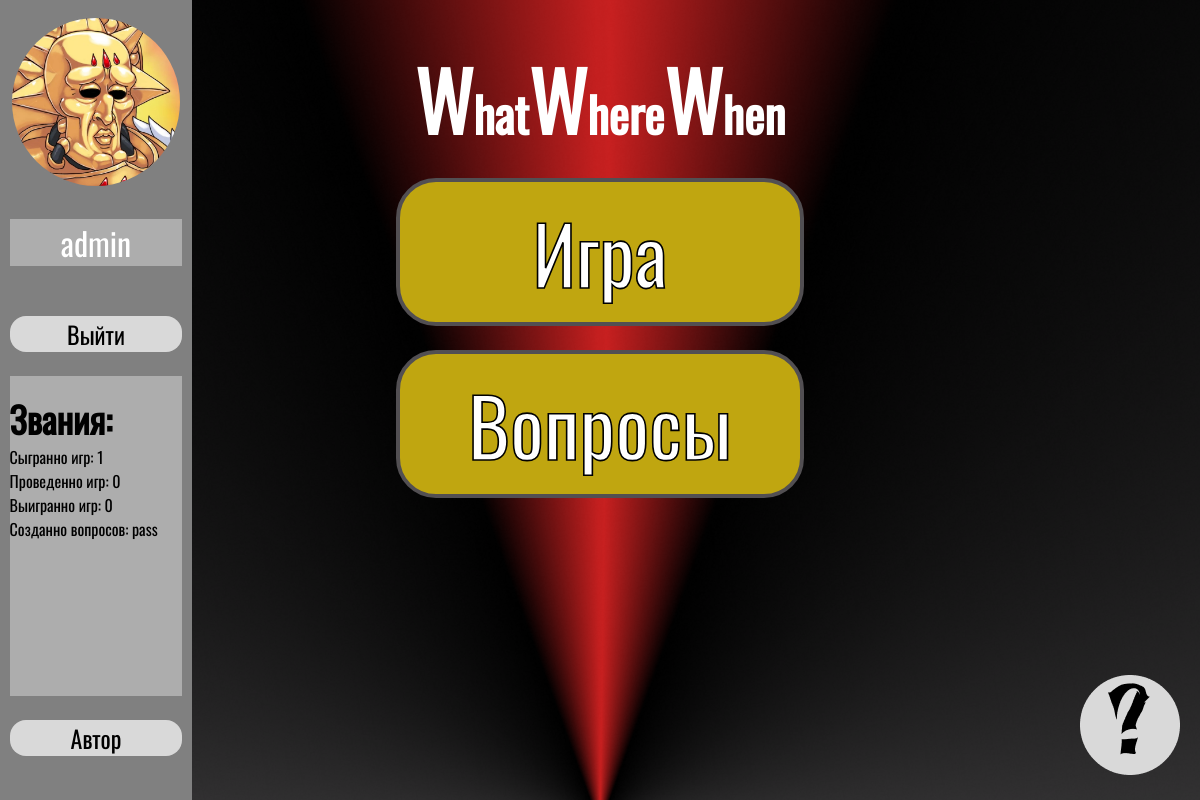
/ (signed in), run on the app's committed database.
### registration/models.py (models this page shows, shortened)
class Users(AbstractBaseUser, PermissionsMixin):
    ID = models.BigAutoField(primary_key=True)
    login = models.CharField(max_length=20)
    email = models.EmailField(max_length=150, unique=True)
    picture = models.ImageField(upload_to='IMG/Users', blank=True, null=True)
    played_games = models.BigIntegerField(default=0)
    leader_games = models.BigIntegerField(default=0)
    win_games = models.BigIntegerField(default=0)
    is_active = models.BooleanField(default=True)
    last_activity = models.DateTimeField(default=timezone.now)
    is_root = models.BooleanField(default=False)
    is_moder = models.BooleanField(default=False)
    is_admin = models.BooleanField(default=False)
    is_staff = models.BooleanField(default=False)
    objects = CustomUserManager()
    USERNAME_FIELD = 'email'
    REQUIRED_FIELDS = []
    class Meta:
        verbose_name = 'Пользователь'
        verbose_name_plural = 'Пользователи'

### registration/views.py (the view)
# urls.py: path('', views.menu, name="Menu"),
def menu(request):
    titles = Titles.objects.all()
    users_and_titles = Users_and_Titles.objects.select_related('users', 'titles_units').all()
    context = {
        'titles': titles,
        'users_and_titles': users_and_titles,
        'user_active': get_active_users(),
        'user_count': Users.objects.count(),
    }
    return render(request, "registration/main_page.html", context)

### registration/def_help.py (called while the page is built)
def get_active_users():
    time_threshold = timezone.now() - timedelta(minutes=5)
    return Users.objects.filter(last_activity__gte=time_threshold).count()

### registration/templates/registration/main_page.html (shortened to what this page needs)
{% load static %}
<!DOCTYPE html>
<html lang="ru">
<head>
    <link rel="stylesheet" href="{% static 'registration/css/main.css' %}">
</head>
<body>
    <div id="profile">
        {% if request.user.is_authenticated %}
            {% if user.picture %}
                <div class="profile_photo_box" id="image"><a style="text-decoration: none; color: inherit; color: inherit;" href="{% url 'Change' %}"><img class="profile_photo change" id="IMG" alt="Фото профиля" src="{{ user.picture.url }}"></a></div>
            {% else %}
                <div class="profile_photo_box" id="image"><a style="text-decoration: none; color: inherit; color: inherit;" href="{% url 'Change' %}"><img class="profile_photo change" id="IMG" alt="Фото профиля" src="{% static 'registration/img/Avatar.png' %}"></a></div>
            {% endif %}
               <div id="nick_name" class="change dynamic-text"><a style="text-decoration: none; color: inherit; color: inherit;" href="{% url 'Change' %}">{{user.login}}</a></div>
            <div id="exit" class="profile_button"><a style="text-decoration: none; color: inherit; color: inherit;" href="{% url 'Log_Out' %}">Выйти</a></div>
            <div id="Rank_scroll" >
                <ul class="achievements_list" style="list-style: none; padding-left:0;">
                    <div id="achievement_name"><b>Звания:</b></div>
                    <li class="line_scroll" id="played_games">Сыгранно игр: {{user.played_games}}</li>
                    <li class="line_scroll" id="leader_games">Проведенно игр: {{user.leader_games}}</li>
                    <li class="line_scroll" id="win_games">Выигранно игр: {{user.win_games}}</li>
                    <li class="line_scroll" id="questions_create">Созданно вопросов: pass</li>
                </ul>
            </div>
            <div id="author" class="profile_button"><a style="text-decoration: none; color: inherit; color: inherit;" href="#">Автор</a></div>
        {% endif %}
    </div>
    <div class="container">
        <h2 id="name"><b class="W">W</b>hat<b class="W">W</b>here<b class="W">W</b>hen</h2>
        <div id="button">
            <div id="game" class="main_button" ><a style="text-decoration: none; color: inherit; color: inherit;" href="{% url 'Game_Room' %}">Игра</a></div>
            <div id="questions" class="main_button"><a style="text-decoration: none; color: inherit; color: inherit;" href="{% url 'Question_Room' %}">Вопросы</a></div>
        </div>
    </div>
    <div id="hint"><a href="{% url 'Hint' %}"><img  alt="?" src="{% static 'registration/img/hint.png' %}"></a></div>
</body>
</html>

### registration/static/registration/css/main.css (style rules this page uses)
body { font-family: 'Oswald', sans-serif; padding: 0; margin: 0; height: 100vh; background-image: url('../img/background.png'); background-size: cover; background-position: center; background-repeat: no-repeat; }
.container { height: 100%; width: 100vw; display: flex; flex-direction: column; align-items: center; height: 100%; }
#name { width: 100vw; text-align: center; font-family: 'Oswald', sans-serif; color: white; font-size: 6vh; margin-bottom: 20px; }
.W { font-size: 10vh; }
#button { color: white; display: flex; flex-direction: column; }
.main_button { font-family: 'Oswald', sans-serif; font-size: 10vh; -webkit-text-stroke: 0.2vh black; margin-bottom: 3vh; border: 0.6vh solid #524F52; background-color: #C0A610; text-align: center; border-radius: 5vh; cursor: pointer; display: flex; justify-content: center; align-items: center; user-select: none; width: 33vw; height: 11.5vw; min-width: 400px; min-height: 140px; transition: .5s; }
#profile { display: flex; justify-content: flex-start; align-items: center; flex-direction: column; position: absolute; height: 100vh; width: 16vw; background-color: gray; overflow: hidden; }
.profile_photo_box { margin-top: 2vh; width: 90%; height: auto; display: flex; justify-content: center; align-items: center; }
.profile_photo { width: 14vw; height: 14vw; object-fit: cover; border-radius: 50%; }
#nick_name { font-family: 'Oswald', sans-serif; background-color: rgba(217, 217, 217, 0.5); color: white; margin-top: 3vh; width: 90%; text-align: center; height: auto; font-size: 4vh; margin-bottom: 3vh; }
.profile_button { margin-top: 3vh; background-color: rgba(217, 217, 217, 1); cursor: pointer; width: 90%; height: 3vw; border-radius: 2vh; text-align: center; font-size: 2vw; transition: .5s; }
#Rank_scroll { margin-top: 3vh; overflow-y: auto; overflow-x: hidden; width: 90%; height: 40%; background-color: rgba(217, 217, 217, 0.5); }
#hint { position: fixed; bottom: 20px; right: 20px; z-index: 1000; cursor: pointer; }
.change { border: 2px solid gray; cursor: pointer; }
#achievement_name { font-size: 3vw; }

### data on the page
Users: picture (picture), login "admin", played_games "1", leader_games "0", win_games "0"
